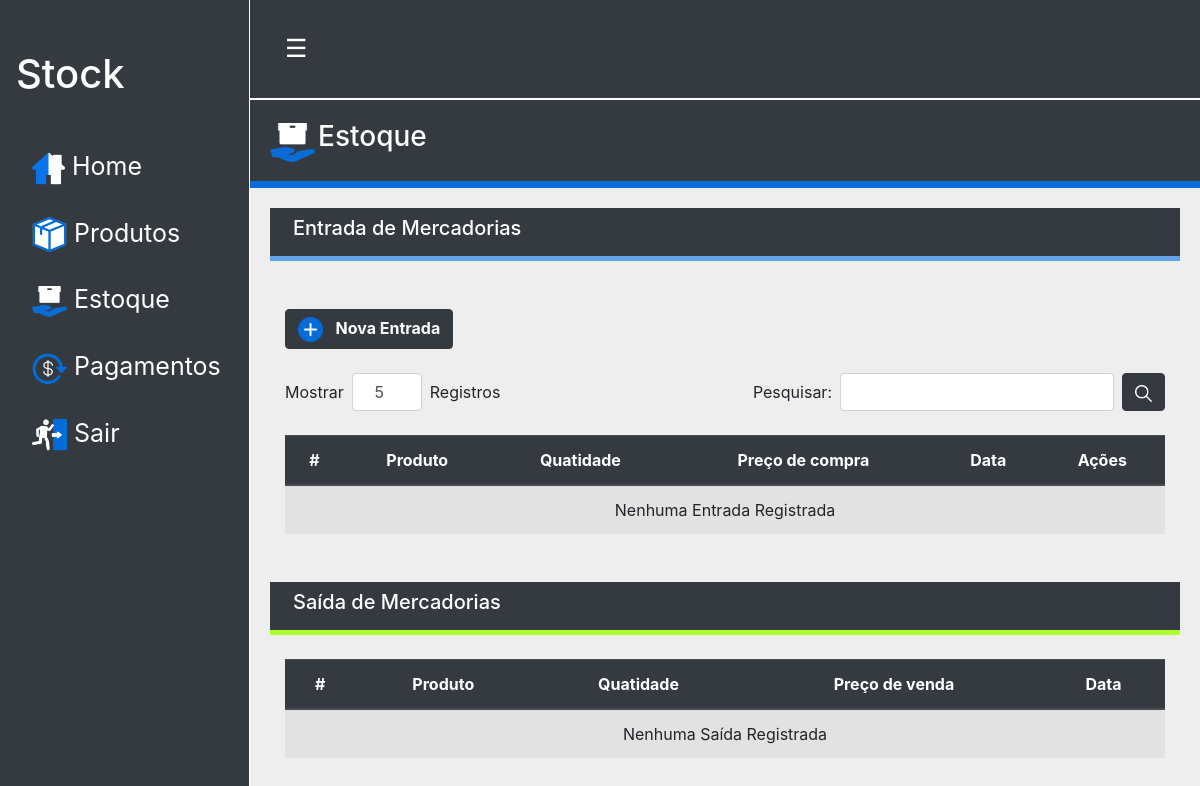
Page /pages/stock.php on the earlier database version.
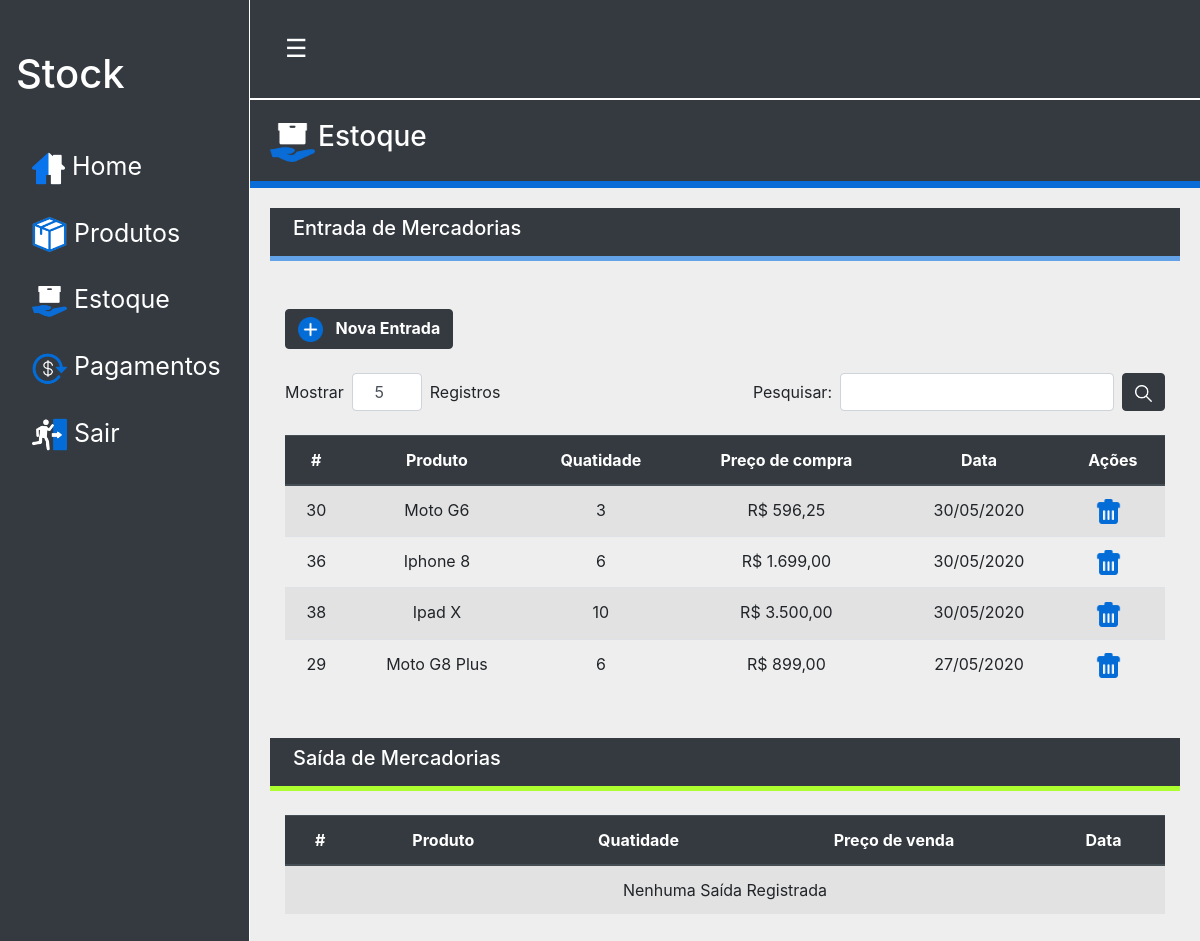
Same page on the later database version.
### tables this page shows
CREATE TABLE IF NOT EXISTS `entries` (
  `id` int(11) unsigned NOT NULL AUTO_INCREMENT,
  `id_prod` int(11) unsigned NOT NULL,
  `purchase_price` decimal(10,2) NOT NULL,
  `quantity` int(11) NOT NULL DEFAULT 0,
  `date` date DEFAULT NULL,
  PRIMARY KEY (`id`),
  KEY `FK_appetizer_products` (`id_prod`),
  CONSTRAINT `FK_appetizer_products` FOREIGN KEY (`id_prod`) REFERENCES `products` (`id`)
);

CREATE TABLE IF NOT EXISTS `products` (
  `id` int(11) unsigned NOT NULL AUTO_INCREMENT,
  `name` varchar(110) NOT NULL,
  `quantity` int(11) DEFAULT 0,
  `sale_price` decimal(10,2) NOT NULL DEFAULT 0.00,
  UNIQUE KEY `name` (`name`),
  KEY `id` (`id`)
);

### management/services_stock/getStock.php (called while the page is built, shortened)
<?php
$appetizer = new Entries();
$exits = new Exits();
if (!empty($_GET['search'])){
    $search = "%".$_GET['search']."%";
    $appetizer = $appetizer->getEntries($search);
    $exits = $exits->getExits($search);
} else {
    $appetizer = $appetizer->getEntries();
}

### class/connection.php (called while the page is built, shortened)
<?php
class Connection
{
	public function __construct()
	{
		try {
			$this->pdo = new PDO("mysql:dbname=stock;host=localhost", "root", "");
		} catch(PDOException $e) {
			echo "Erro: " . $e->getMessage();
		}
	}
}

### class/entries.php (called while the page is built, shortened)
<?php
include_once "connection.php";
class Entries extends Connection
{
	public function getEntries($search = null)
	{
		if ($search) {
			$query = "SELECT E.id, E.id_prod, E.purchase_price, E.quantity, E.date, P.name FROM entries AS E INNER JOIN products AS P ON E.id_prod = P.id WHERE name LIKE :search ORDER BY date DESC";
		} else {
			$query = "SELECT E.id, E.id_prod, E.purchase_price, E.quantity, E.date, P.name FROM entries AS E INNER JOIN products AS P ON E.id_prod = P.id ORDER BY date DESC";
		}
		$sql = $this->pdo->prepare($query);
		$sql->bindValue(':search', $search);
		$sql->execute();
		if ($sql->errorCode() != "00000") {
			return false;
		} else {
			if ($sql->rowCount() > 0){
				return $sql->fetchAll();
			} else {
				return array();
			}
		}
	}
}

### help/helps.php (called while the page is built, shortened)
<?php
function format_currency_brl($number) {
	return number_format($number, 2, ',', '.');
}
function format_currency_date_br($date) {
	return implode("/", array_reverse(explode("-", $date)));
}

### pages/stock.php (the view, shortened to what the changed rows need)
<?php
require "../class/entries.php";
require "../help/helps.php";
require "../management/services_stock/getStock.php";
require "../layout/header.php";
?>
  	<div class="retractable body-menu ">
		<div class="container-fluid mt-4 mb-4">
			<div class="table-resposive">
				<table class="table table-striped table-hover text-center">
					<thead class="thead-dark">
						<tr>
							<th>#</th>
							<th>Produto</th>
							<th>Quatidade</th>
							<th>Preço de compra</th>
							<th>Data</th>
							<th>Ações</th>
						</tr>
					</thead>
					<tbody>
						<?php if (!empty($appetizer)): ?>
							<?php foreach($appetizer as $value): ?>
								<tr>
									<td> <?= $value['id_prod']; ?> </td>
									<td> <?= $value['name']; ?> </td>
									<td> <?= $value['quantity']; ?> </td>
									<td>R$ <?= format_currency_brl($value['purchase_price']); ?> </td>
									<td> <?= format_currency_date_br($value['date']); ?> </td>
									<td>
										<a href="#" data-href="../management/services_stock/deleteStock.php?id=<?=$value['id'];?>&id_prod=<?=$value['id_prod'];?>&quantity=<?=$value['quantity'];?>" data-toggle="modal" data-target="#confirm-delete">
											<img src="../assets/image/lixo.png" width="25" title="Excluir" class="mr-2">
										</a>
									</td>
								</tr>
							<?php endforeach; ?>
							<?php else: ?>
								<tr>
									<td colspan='6'>Nenhuma Entrada Registrada</td>
								</tr>
						<?php endif; ?>
					</tbody>
				</table>
			</div>
		</div>
		<div class="container-fluid mt-4">
		<div class="table-resposive">
				<table class="table table-striped table-hover text-center">
					<thead class="thead-dark">
						<tr>
							<th>#</th>
							<th>Produto</th>
							<th>Quatidade</th>
							<th>Preço de venda</th>
							<th>Data</th>
						</tr>
					</thead>
				</table>
			</div>
							</div>
	</div>
<?php require "../layout/footer.php"; ?>

Differences in the rows shown:
added entries: id_prod "30", id_prod.name "Moto G6", quantity "3", purchase_price "596,25", date "30/05/2020"
added entries: id_prod "36", id_prod.name "Iphone 8", quantity "6", purchase_price "1.699,00", date "30/05/2020"
added entries: id_prod "38", id_prod.name "Ipad X", quantity "10", purchase_price "3.500,00", date "30/05/2020"
added entries: id_prod "29", id_prod.name "Moto G8 Plus", quantity "6", purchase_price "899,00", date "27/05/2020"
Other differences:
text no longer shown: "Nenhuma Entrada Registrada"
